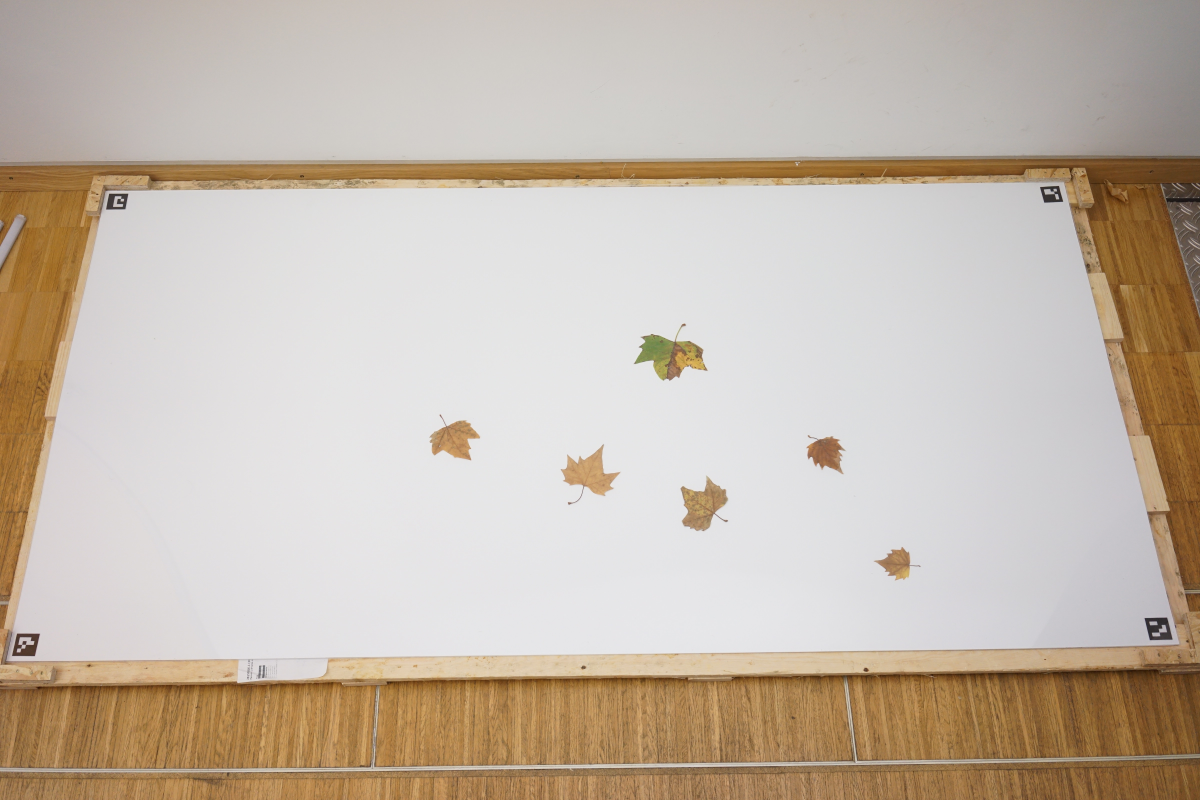
#> input picture Bilder_Blätter_LAI/Beispiel/DSC03384.JPG, 4800 x 3200 px, found by its file name (shown at 1/4 size)
$ jupyter execute image_transformation.ipynb
#> lines starting #> are read from the running program, lines starting #| are printed output that depends on the picture
[cell 1]
# dependencies
import cv2
import numpy as np

[cell 2]
# input and output file names
file_name_in = 'DSC03384.JPG'
file_name_out = 'DSC03384_warped.JPG'

path_in = '/mnt/gsdata/users/jaksztat/Work/Projects/DL_for_LAI_from_UAV_LiDAR/05_Validation_Data/Leaf_Area_Measurement/'
path_out = path_in

# horizontal and vertical distances between ArUco markers (mm, outer corners)
# algorithm sorts corner ids (ascending) and transforms images that lowest id is at upper-left corner. No manual image rotations necessary
#width_mm = 197
width_mm = 980
#height_mm = 286
height_mm = 1980

[cell 3]
# read image
image = cv2.imread(path_in + file_name_in)
#> image is the input picture: shape (3200, 4800, 3); mean B, G, R 172.4, 185.5, 197.8

# load ArUco markers dictionary
aruco_dict = cv2.aruco.getPredefinedDictionary(cv2.aruco.DICT_4X4_50)
parameters = cv2.aruco.DetectorParameters()
detector = cv2.aruco.ArucoDetector(aruco_dict, parameters)

# detect ArUco markers in the image
gray = cv2.cvtColor(image, cv2.COLOR_BGR2GRAY)
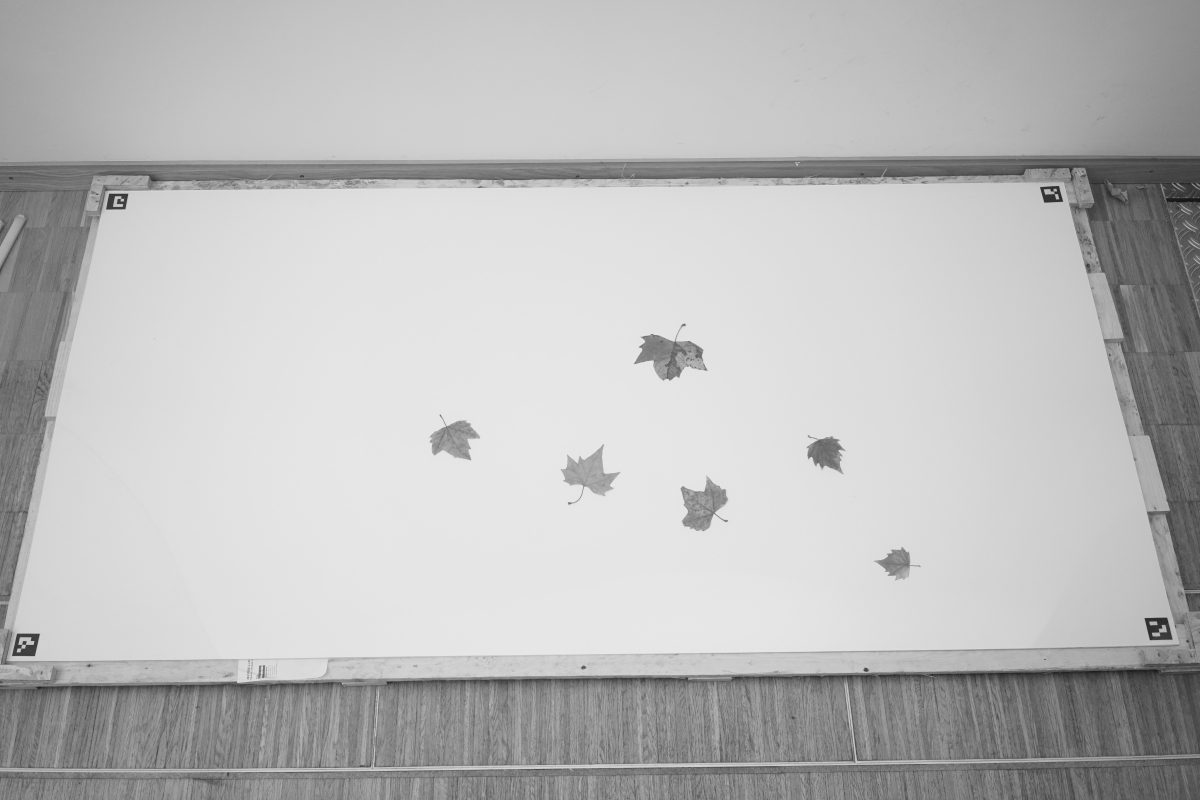
#> gray: shape (3200, 4800) (shown at 1/4 size); min 12, max 241, mean 187.7
corners, ids, _ = detector.detectMarkers(gray)
#> corners = ([[48, 2623], [69, 2534], [159, 2535], [138, 2624]], [[4600, 2560], [4578, 2472], [4667, 2470], [4689, 2558]], [[4177, 810], [4160, 748], [4235, 744], [4252, 806]], [[424, 837], [437, 775], [512, 774], [501, 836]]); ids = [0, 3, 2, 1]

if ids is not None and len(ids) == 4:
    # calculate centroids of little squares
    quadrilateral_centroids = []
    for quadrilateral in corners:
        points = quadrilateral[0]
        centroid = np.mean(points, axis=0)
        quadrilateral_centroids.append(centroid)
#> this loop made 4 passes
#> (points, centroid) on passes 1 to 4: ([[48, 2623], [69, 2534], [159, 2535], [138, 2624]], [103.5, 2579]), ([[4600, 2560], [4578, 2472], [4667, 2470], [4689, 2558]], [4633.5, 2515]), ([[4177, 810], [4160, 748], [4235, 744], [4252, 806]], [4206, 777]), ([[424, 837], [437, 775], [512, 774], [501, 836]], [468.5, 805.5])
#> after the loop, quadrilateral_centroids = [[103.5, 2579], [4633.5, 2515], [4206, 777], [468.5, 805.5]]
    quadrilateral_centroids = np.array(quadrilateral_centroids)

    # calculate overall centroid
    overall_centroid = np.mean(quadrilateral_centroids, axis=0)
#> overall_centroid = [2352.9, 1669.1]

    # detect corners of large rectangle
    large_quad_corners = []

    for i, quadrilateral in enumerate(corners):
        points = quadrilateral[0]
        q_centroid = quadrilateral_centroids[i]
        direction_vector = q_centroid - overall_centroid
        direction_vector /= np.linalg.norm(direction_vector)  # normalisation
        # project points on direction vector
        vectors = points - overall_centroid
        projections = np.dot(vectors, direction_vector)
        max_index = np.argmax(projections)
        #min_index = np.argmin(projections)
        large_quad_corners.append(points[max_index])
#> this loop made 4 passes
#> (points, q_centroid, direction_vector, projections, max_index) on passes 1 to 4: ([[48, 2623], [69, 2534], [159, 2535], [138, 2624]], [103.5, 2579], [-0.927, 0.375], [2494.4, 2441.5, 2358.5, 2411.3], 0), ([[4600, 2560], [4578, 2472], [4667, 2470], [4689, 2558]], [4633.5, 2515], [0.938, 0.348], [2416.7, 2365.4, 2448.2, 2499.4], 3), ([[4177, 810], [4160, 748], [4235, 744], [4252, 806]], [4206, 777], [0.901, -0.434], [2016.2, 2027.8, 2097.1, 2085.6], 2), ([[424, 837], [437, 775], [512, 774], [501, 836]], [468.5, 805.5], [-0.909, -0.417], [2100.2, 2114.2, 2046.4, 2030.6], 1)
#> after the loop, large_quad_corners = [[48, 2623], [4689, 2558], [4235, 744], [437, 775]]

    large_quad_corners = np.array(large_quad_corners)

    sorted_indices = np.argsort(ids, axis=None)
#> sorted_indices = [0, 3, 2, 1]
    pts_src = large_quad_corners[sorted_indices]
#> pts_src = [[48, 2623], [437, 775], [4235, 744], [4689, 2558]]

    # define target points for user-specific size (e.g., DIN A4: 210 mm x 297 mm) (test: 197 mm x 286 mm)
    dpi = 72
    width, height = round(width_mm * dpi/25.4), round(height_mm * dpi/25.4)
    pts_dst = np.array([
        [0, 0],
        [width - 1, 0],
        [width - 1, height - 1],
        [0, height - 1]
    ], dtype="float32")

    # perform perspective transformation
    M = cv2.getPerspectiveTransform(pts_src, pts_dst)
#> M = [[-0.0233, -1.66, 4357.4], [1.61, 0.339, -967.1], [-2.41e-06, 0.000133, 1]]
    warped = cv2.warpPerspective(image, M, (width, height))
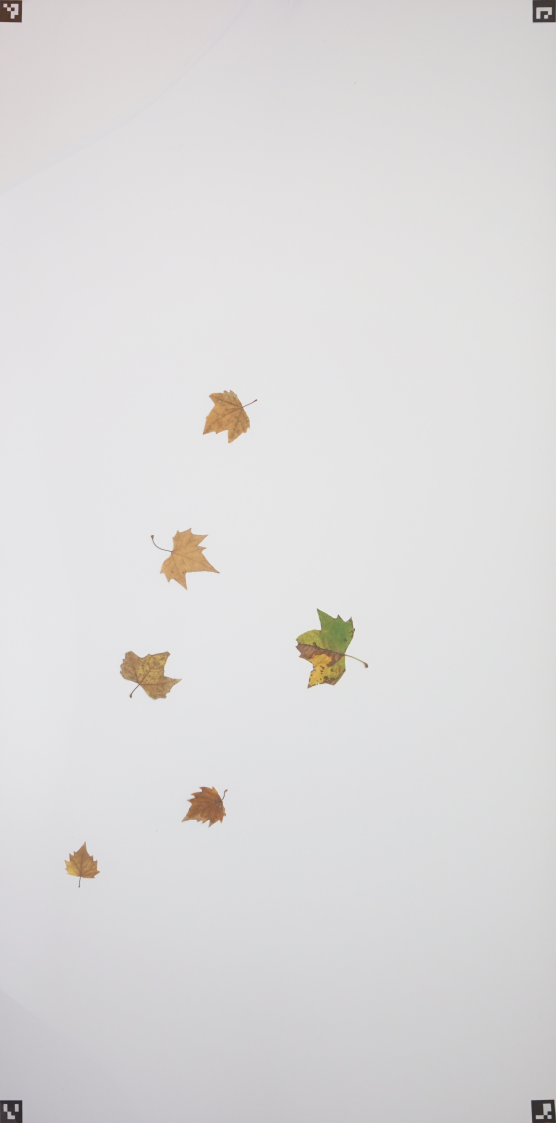
#> warped: shape (5613, 2778, 3) (shown at 1/5 size); mean B, G, R 219, 218.6, 219.9

    # write image
    cv2.imwrite(path_out + file_name_out, warped)
else:
    print("Not all ArUco markers detected.")
    print(len(corners))
    print(ids)

$ run again, with Bilder_Blätter_LAI/Beispiel/DSC03377.jpg copied over Bilder_Blätter_LAI/Beispiel/DSC03384.JPG
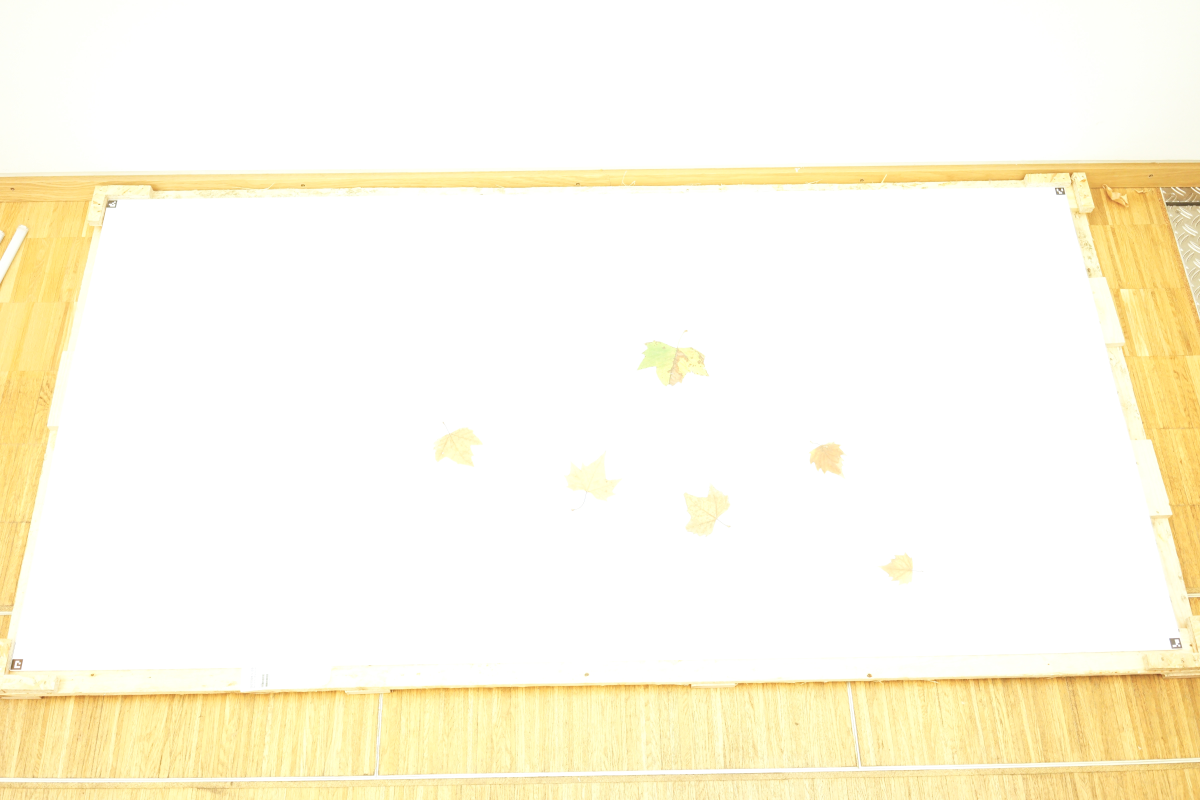
#> input picture Bilder_Blätter_LAI/Beispiel/DSC03377.jpg, 4800 x 3200 px, found by its file name (shown at 1/4 size)
#> image is the input picture: shape (3200, 4800, 3); mean B, G, R 231.5, 249.1, 253.8
#> `gray = cv2.cvtColor(image, cv2.COLOR_BGR2GRAY)`:
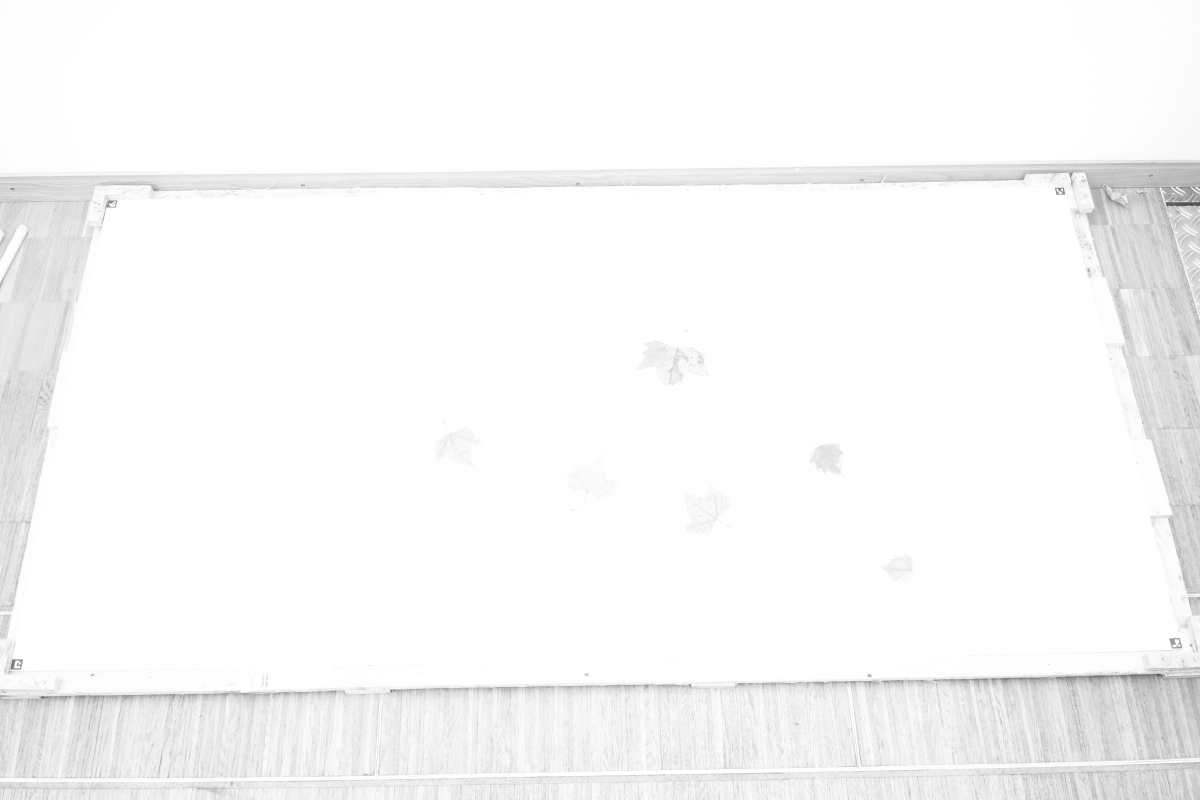
#> gray: shape (3200, 4800) (shown at 1/4 size); min 57, max 255, mean 248.5
#> corners = ([[4676, 2554], [4718, 2552], [4729, 2592], [4687, 2594]], [[42, 2678], [50, 2637], [92, 2637], [83, 2678]]); ids = [2, 1]
#| 2
#| [[2]
#|  [1]]

$ run again, with Bilder_Blätter_LAI/Beispiel/DSC03379.jpg copied over Bilder_Blätter_LAI/Beispiel/DSC03384.JPG
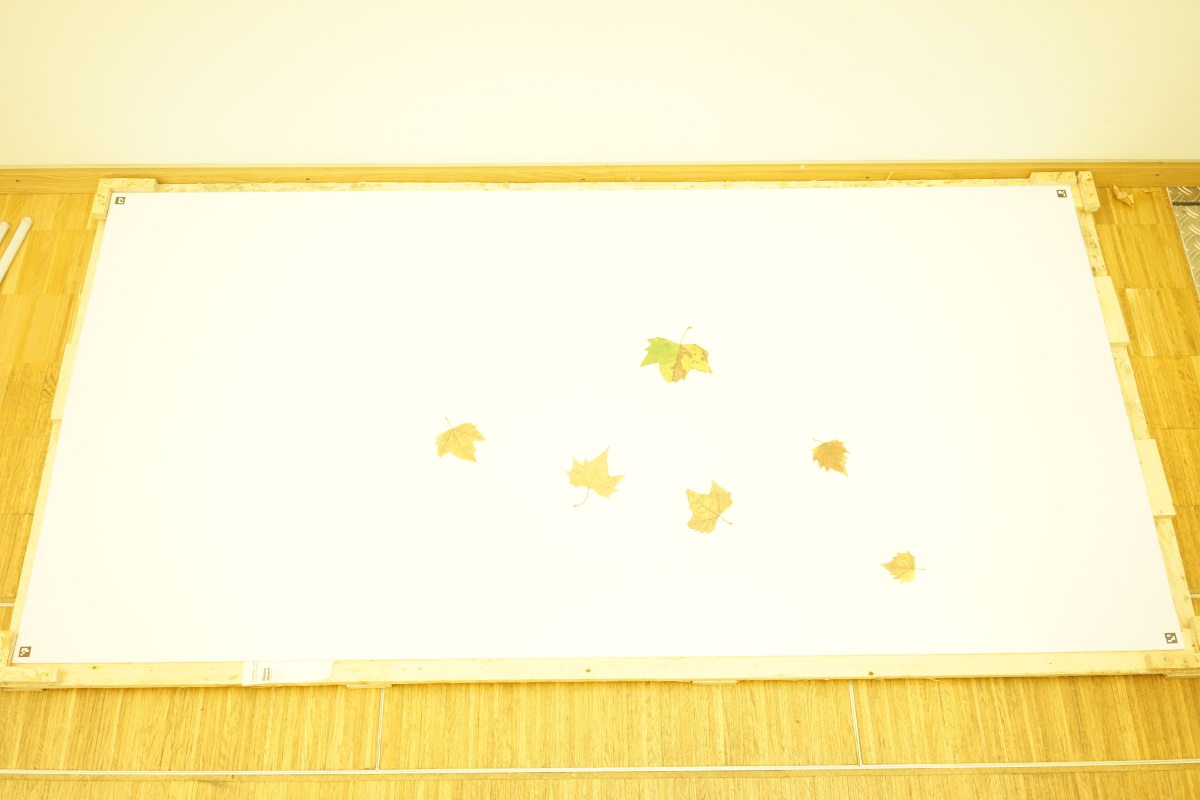
#> input picture Bilder_Blätter_LAI/Beispiel/DSC03379.jpg, 4800 x 3200 px, found by its file name (shown at 1/4 size)
#> image is the input picture: shape (3200, 4800, 3); mean B, G, R 194.6, 240.9, 251
#> `gray = cv2.cvtColor(image, cv2.COLOR_BGR2GRAY)`:
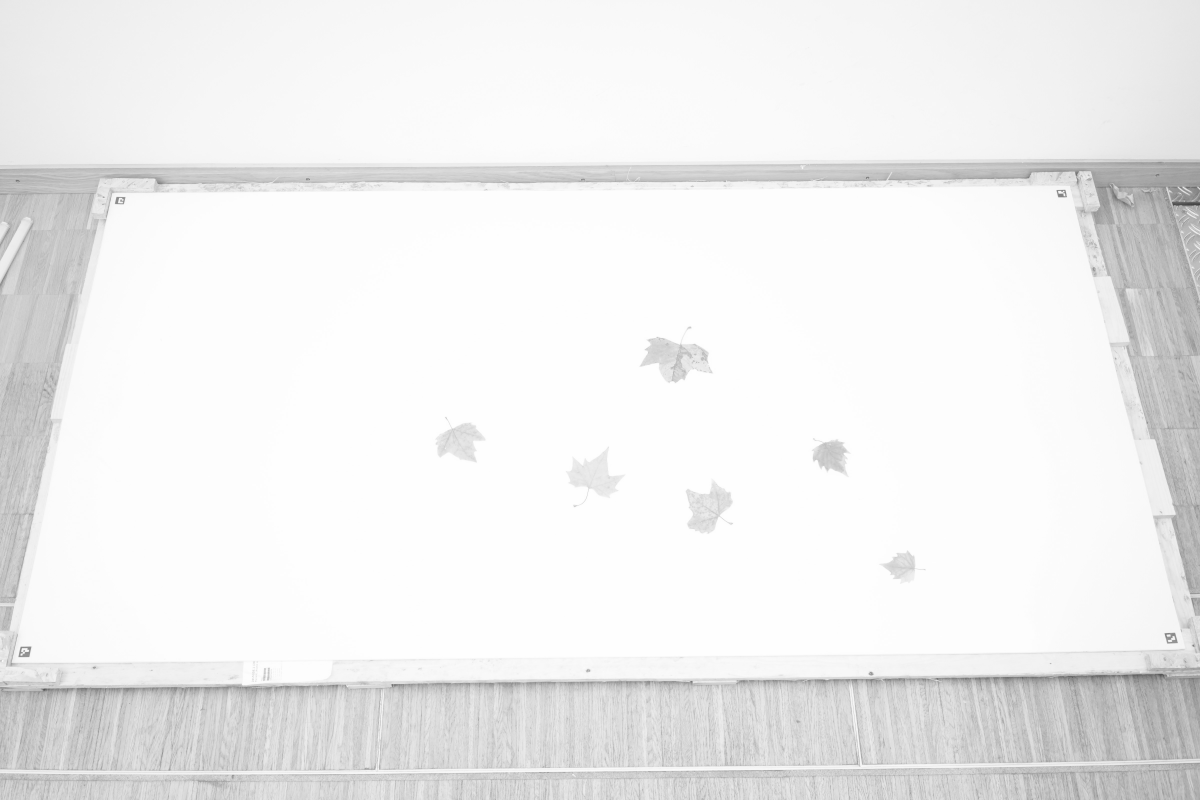
#> gray: shape (3200, 4800) (shown at 1/4 size); min 48, max 254, mean 238.7
#> corners = ([[73, 2627], [82, 2587], [125, 2586], [117, 2627]], [[4669, 2574], [4658, 2533], [4699, 2531], [4710, 2572]]); ids = [0, 3]
#| 2
#| [[0]
#|  [3]]
